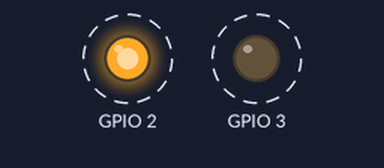
Recording of a program running on a simulated Raspberry Pi (BCM pin numbers). On the bench: output pins drawn as LEDs (lit = HIGH). Dashed ring = blinking. At 2.0 s the program stops and its outputs stay as they are.

Above: at 0.05 s.
Timing chart, 0 to 3.0 s (numbered marks = the images above):
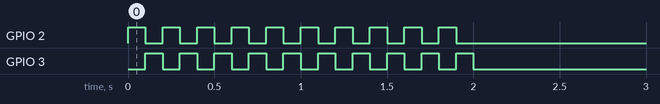

The program:

Lchika2.py
```python
import RPi.GPIO as GPIO
import time

GPIO.setmode(GPIO.BCM)
GPIO.setup(2,GPIO.OUT)
GPIO.setup(3,GPIO.OUT)

for i in range(10):
	GPIO.output(2,GPIO.HIGH)
	GPIO.output(3,GPIO.LOW)
	time.sleep(0.1)
	GPIO.output(2,GPIO.LOW)
	GPIO.output(3,GPIO.HIGH)
	time.sleep(0.1)

GPIO.output(3,GPIO.LOW)
```

Measured:
- by itself, GPIO 2, GPIO 3: alternates HIGH for 0.10 s and LOW for 0.10 s, 20 changes in all, then stays LOW
